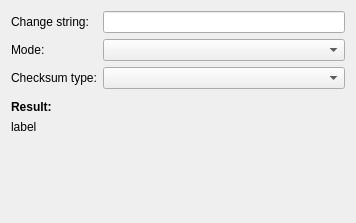
<?xml version="1.0" encoding="UTF-8"?>
<ui version="4.0">
 <class>ChecksumSearchAddDlg</class>
 <widget class="QWidget" name="ChecksumSearchAddDlg">
  <property name="geometry">
   <rect>
    <x>0</x>
    <y>0</y>
    <width>356</width>
    <height>223</height>
   </rect>
  </property>
  <layout class="QVBoxLayout" name="verticalLayout">
   <item>
    <layout class="QFormLayout" name="formLayout">
     <item row="0" column="0">
      <widget class="QLabel" name="label_1">
       <property name="text">
        <string>Change string:</string>
       </property>
      </widget>
     </item>
     <item row="0" column="1">
      <widget class="KLineEdit" name="change">
       <property name="showClearButton" stdset="0">
        <bool>true</bool>
       </property>
      </widget>
     </item>
     <item row="1" column="0">
      <widget class="QLabel" name="label_2">
       <property name="text">
        <string>Mode:</string>
       </property>
      </widget>
     </item>
     <item row="1" column="1">
      <widget class="KComboBox" name="mode"/>
     </item>
     <item row="2" column="0">
      <widget class="QLabel" name="label_3">
       <property name="text">
        <string>Checksum type:</string>
       </property>
      </widget>
     </item>
     <item row="2" column="1">
      <widget class="KComboBox" name="type"/>
     </item>
    </layout>
   </item>
   <item>
    <spacer name="verticalSpacer_2">
     <property name="orientation">
      <enum>Qt::Vertical</enum>
     </property>
     <property name="sizeType">
      <enum>QSizePolicy::Fixed</enum>
     </property>
     <property name="sizeHint" stdset="0">
      <size>
       <width>20</width>
       <height>5</height>
      </size>
     </property>
    </spacer>
   </item>
   <item>
    <widget class="QLabel" name="label_4">
     <property name="font">
      <font>
       <weight>75</weight>
       <bold>true</bold>
      </font>
     </property>
     <property name="text">
      <string>Result:</string>
     </property>
    </widget>
   </item>
   <item>
    <widget class="QLabel" name="label">
     <property name="text">
      <string>label</string>
     </property>
     <property name="wordWrap">
      <bool>true</bool>
     </property>
    </widget>
   </item>
   <item>
    <spacer name="verticalSpacer">
     <property name="orientation">
      <enum>Qt::Vertical</enum>
     </property>
     <property name="sizeHint" stdset="0">
      <size>
       <width>20</width>
       <height>40</height>
      </size>
     </property>
    </spacer>
   </item>
  </layout>
 </widget>
 <customwidgets>
  <customwidget>
   <class>KComboBox</class>
   <extends>QComboBox</extends>
   <header>kcombobox.h</header>
  </customwidget>
  <customwidget>
   <class>KLineEdit</class>
   <extends>QLineEdit</extends>
   <header>klineedit.h</header>
  </customwidget>
 </customwidgets>
 <connections/>
</ui>
